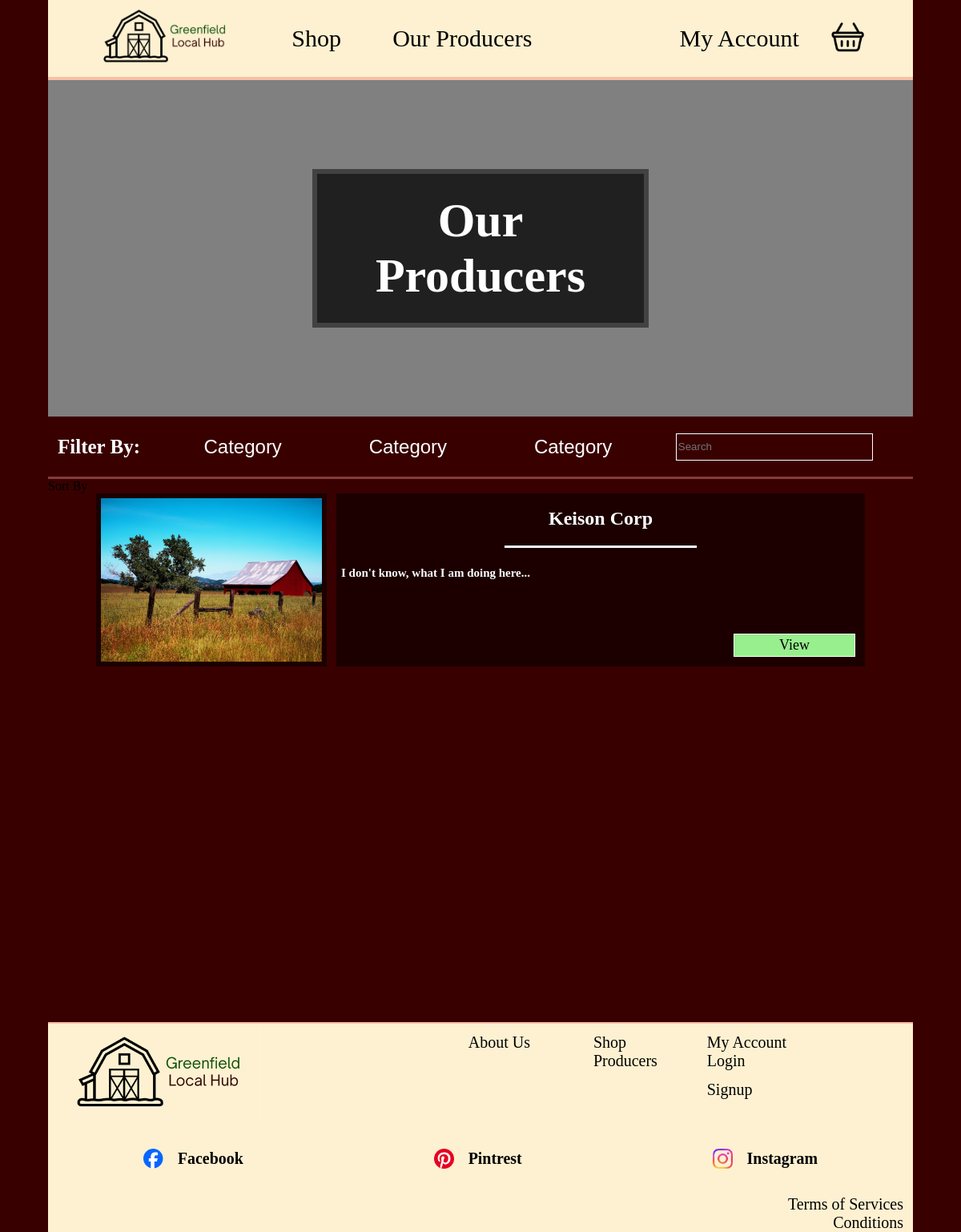
Page /ourProducers on the earlier database version.
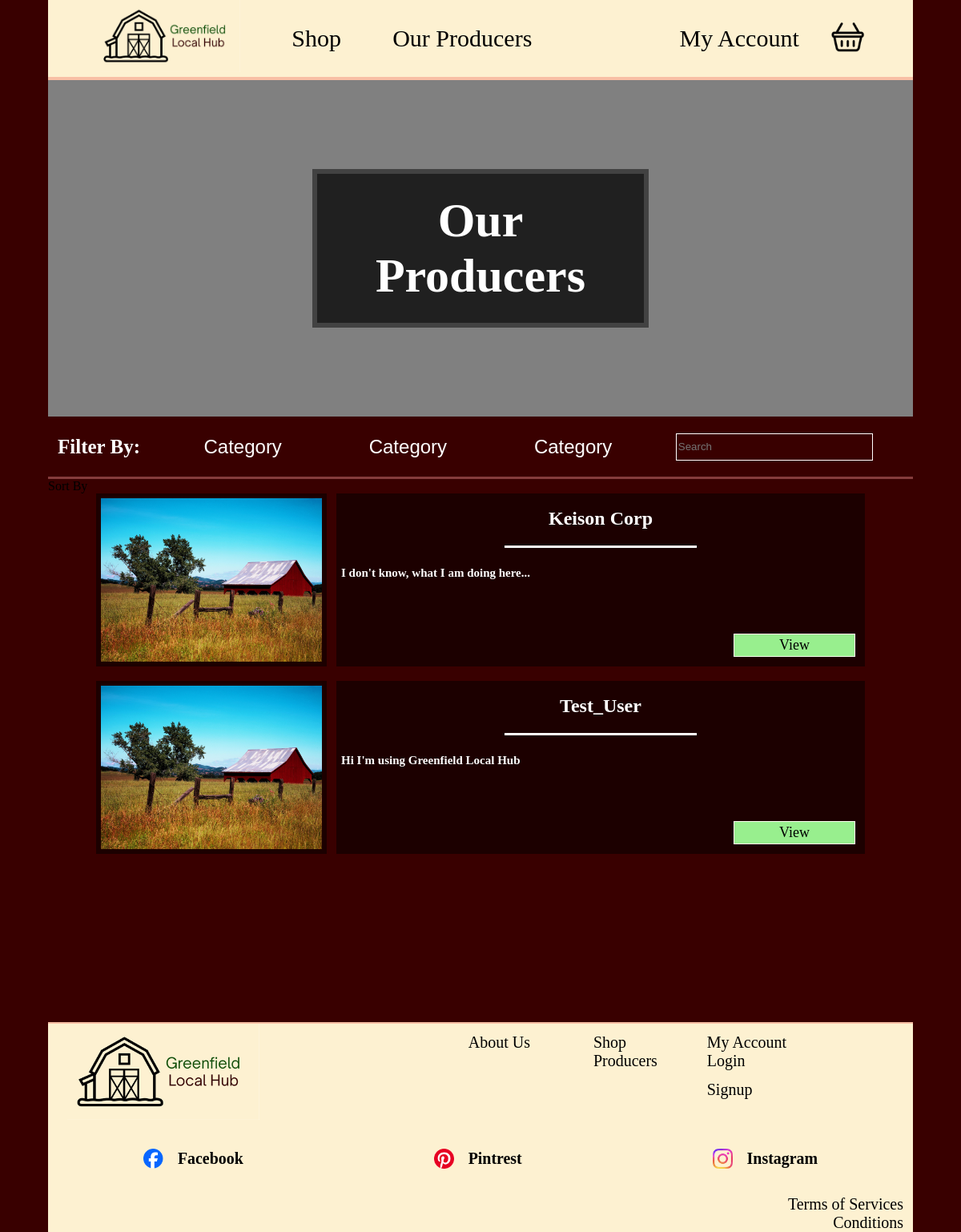
Same page on the later database version.
### tables this page shows
CREATE TABLE "Producer" (
	"Id" INTEGER NOT NULL, 
	"UserId" INTEGER, 
	"Name" VARCHAR, 
	"Image" VARCHAR, 
	"Description" VARCHAR, 
	PRIMARY KEY ("Id")
);

### app.py (the view)
@app.route("/ourProducers", methods=["GET", "POST"])
def ourProducers():
    result = callAll(Producer)
    if request.method == "POST":
        search = request.method['search']
    return render_template("ourProducers.html", producers=result)

### app.py (called while the page is built)
def callAll(tableName):
    conn = engine.connect()
    result = conn.execute(select([tableName])).fetchall()
    return result

### templates/ourProducers.html (shortened to what this page needs)
<!DOCTYPE html>
<html lang="en">
<head>
    <link rel="stylesheet" href="{{url_for('static', filename='/css/ourProducers.css')}}" />
</head>
<body>
    {% extends "base.html" %}
    {% block content %}
    <div class="banner">
        <h1 class="bannerText"> Our Producers </h1>
    </div>
    <div class="filter">
        <h3> Filter By: </h3>
        <button> Category </button>
        <button> Category </button>
        <button> Category </button>
        <input id="search" name="search" placeholder="Search">
    </div>
    <div> Sort By </div>
    <div class="producers">
        {% for producer in producers %}
        <div class="producerCard">
            <div class="imageBox">
                <img src="static/Barn.jpg" class="image">
            </div>
            <div class="info">
                <h4> {{ producer[2] }} </h4>
                <div class="underline"></div>
                <h5> {{ producer[4] }} </h5>
                <a href="producer" class="button"> View </a>
            </div>
        </div>
        <br>
        {% endfor %}
    </div>
    {% endblock %}

Differences in the rows shown:
added Producer: Name "Test_User", Description "Hi I'm using Greenfield Local Hub"
